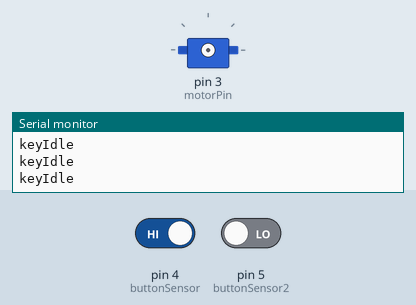
Recording of a sketch running on a simulated Arduino Uno, built with avr-gcc and run on an emulated ATmega328P. Parts: servo, the last lines printed to the serial monitor. The inputs (shaded band) are chosen by the test bench; at power-on: pin 4 (buttonSensor) HIGH, pin 5 (buttonSensor2) LOW.

Above: at 1.2 s.
1.3 s: pin 4 (buttonSensor) driven LOW
At 2.7 s:
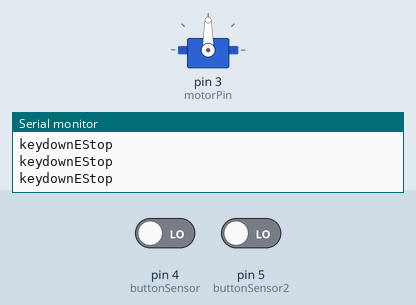
3.0 s: pin 5 (buttonSensor2) driven HIGH
At 4.2 s:
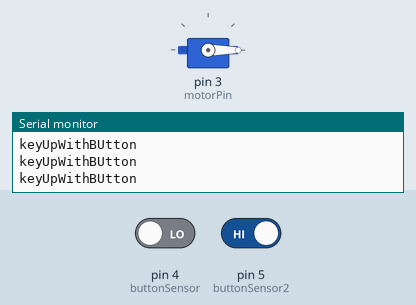
4.5 s: pin 5 (buttonSensor2) driven LOW
At 5.9 s:
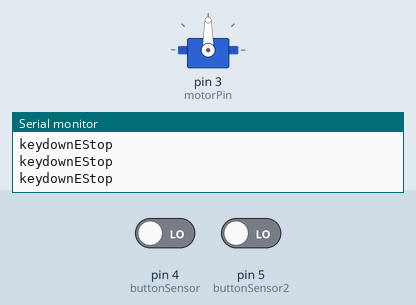
6.2 s: pin 5 (buttonSensor2) driven HIGH
At 6.6 s:
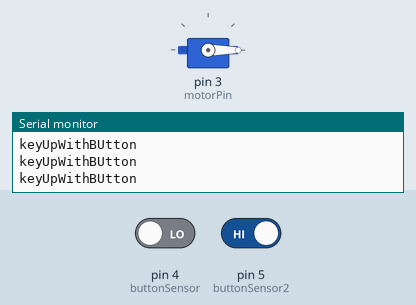
9.2 s: pin 5 (buttonSensor2) driven LOW
At 10.8 s:
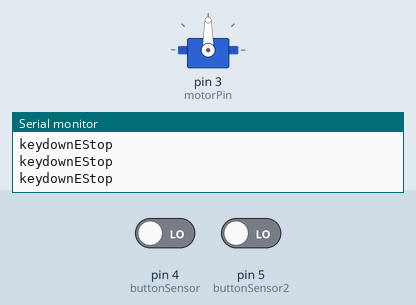
12.2 s: pin 5 (buttonSensor2) driven HIGH
At 13.5 s:
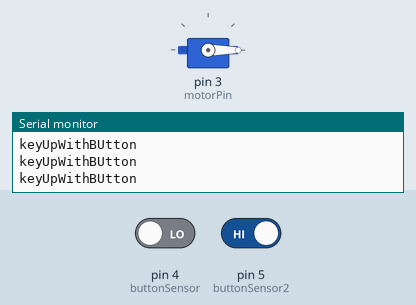
Timing chart, 0 to 15.2 s (numbered marks = the images above; inputs shaded):
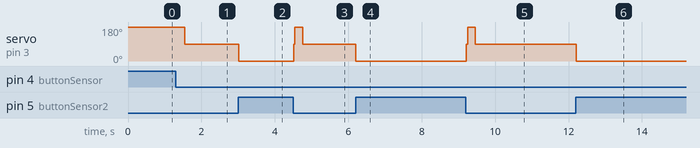

The sketch:

pullKeyButton.ino
```cpp
#include <Servo.h>

Servo M1;
enum MotorState {
  keyIdle,
  keydown,
  keydownEStop,
  keyUpWithButton,
  keyDownStop,
  keyUp
};
MotorState motorState = keyIdle;

int motorPin = 3;
int buttonSensor = 4;
int buttonSensor2 = 5;
int vcc = 13;

static unsigned long processTime;
static unsigned long lastPressTime;
#define keyDownTime 16000
#define keyDownStopTime 20000
#define keyUpTime 17000
#define debounceTime 200


void setup() {

  pinMode(buttonSensor, INPUT);
  pinMode(buttonSensor2, INPUT);
  pinMode(vcc, OUTPUT);
  digitalWrite(vcc, HIGH);
  Serial.begin(9600);

  Serial.println("Start Listening");
}

void loop() {

  if (motorState == keyIdle) {
    Serial.println("keyIdle");
    if (digitalRead(buttonSensor) == LOW) {
      Serial.println("keyIdle: BUtton pressed");
      lastPressTime = millis();
      motorState = keydown;
      M1.attach(motorPin);
      M1.write(180);
      processTime = millis();
    }
  } else if (motorState == keydown) {
    Serial.println("keydown");
    unsigned long currentTime = millis();
    if (digitalRead(buttonSensor) == LOW && (currentTime - lastPressTime) > debounceTime ) {
      motorState = keydownEStop;
      M1.write(90);
      M1.detach();
    } else if ((currentTime - processTime) > keyDownTime) {
      M1.write(90);
      M1.detach();
      motorState = keyDownStop;
      processTime = millis();
    }
  } else if (motorState == keyDownStop) {
    Serial.println("keyDownStop");
    unsigned long currentTime = millis();
    if (currentTime - processTime > keyDownStopTime) {
      M1.attach(motorPin);
      M1.write(0);
      motorState = keyUp;
      processTime = millis();
    }
  } else if (motorState == keyUp) {
    Serial.println("keyUp");
    unsigned long currentTime = millis();
    if (digitalRead(buttonSensor) == LOW) {
      motorState = keydownEStop;
      M1.write(90);
      M1.detach();
    } else if (currentTime - processTime > keyUpTime) {
      M1.write(90);
      M1.detach();
      motorState = keyIdle;
    }
  } else if (motorState == keydownEStop) {
    Serial.println("keydownEStop");
    if (digitalRead(buttonSensor2) == HIGH) {
      motorState = keyUpWithButton;
      M1.attach(motorPin);
      M1.write(0);
    }
  } else if (motorState == keyUpWithButton) {
    Serial.println("keyUpWithBUtton");
    if (digitalRead(buttonSensor2) == LOW) {
      M1.write(90);
      M1.detach();
      motorState = keyIdle;
    }
  }
}
```

Measured:
- after the input at 1.3 s, servo on pin 3 (motorPin): 180° → 90° after 0.24 s
- after the input at 3.0 s, servo on pin 3 (motorPin): 90° → 0° at once
- after the input at 4.5 s, servo on pin 3 (motorPin): 0° → 180° at once, → 90° 0.24 s later
- after the input at 6.2 s, servo on pin 3 (motorPin): 90° → 0° at once
- after the input at 9.2 s, servo on pin 3 (motorPin): 0° → 180° at once, → 90° 0.24 s later
- after the input at 12.2 s, servo on pin 3 (motorPin): 90° → 0° at once
